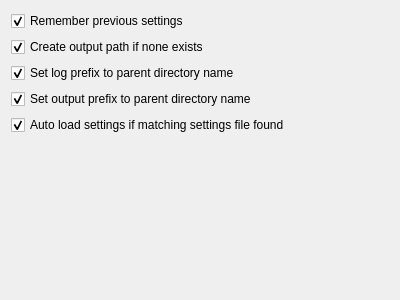
<?xml version="1.0" encoding="UTF-8"?>
<ui version="4.0">
 <class>DemBehaviour</class>
 <widget class="QWidget" name="DemBehaviour">
  <property name="geometry">
   <rect>
    <x>0</x>
    <y>0</y>
    <width>400</width>
    <height>300</height>
   </rect>
  </property>
  <property name="windowTitle">
   <string>Form</string>
  </property>
  <layout class="QVBoxLayout" name="verticalLayout">
   <item>
    <widget class="QCheckBox" name="persistentSettings">
     <property name="text">
      <string>Remember previous settings</string>
     </property>
     <property name="checked">
      <bool>true</bool>
     </property>
    </widget>
   </item>
   <item>
    <widget class="QCheckBox" name="createOutputPaths">
     <property name="text">
      <string>Create output path if none exists</string>
     </property>
     <property name="checked">
      <bool>true</bool>
     </property>
    </widget>
   </item>
   <item>
    <widget class="QCheckBox" name="logPrefixAsParent">
     <property name="text">
      <string>Set log prefix to parent directory name</string>
     </property>
     <property name="checked">
      <bool>true</bool>
     </property>
    </widget>
   </item>
   <item>
    <widget class="QCheckBox" name="outputPrefixAsParent">
     <property name="text">
      <string>Set output prefix to parent directory name</string>
     </property>
     <property name="checked">
      <bool>true</bool>
     </property>
    </widget>
   </item>
   <item>
    <widget class="QCheckBox" name="autoLoadSettings">
     <property name="text">
      <string>Auto load settings if matching settings file found</string>
     </property>
     <property name="checked">
      <bool>true</bool>
     </property>
    </widget>
   </item>
   <item>
    <spacer name="verticalSpacer">
     <property name="orientation">
      <enum>Qt::Vertical</enum>
     </property>
     <property name="sizeHint" stdset="0">
      <size>
       <width>20</width>
       <height>40</height>
      </size>
     </property>
    </spacer>
   </item>
  </layout>
 </widget>
 <resources/>
 <connections/>
</ui>
